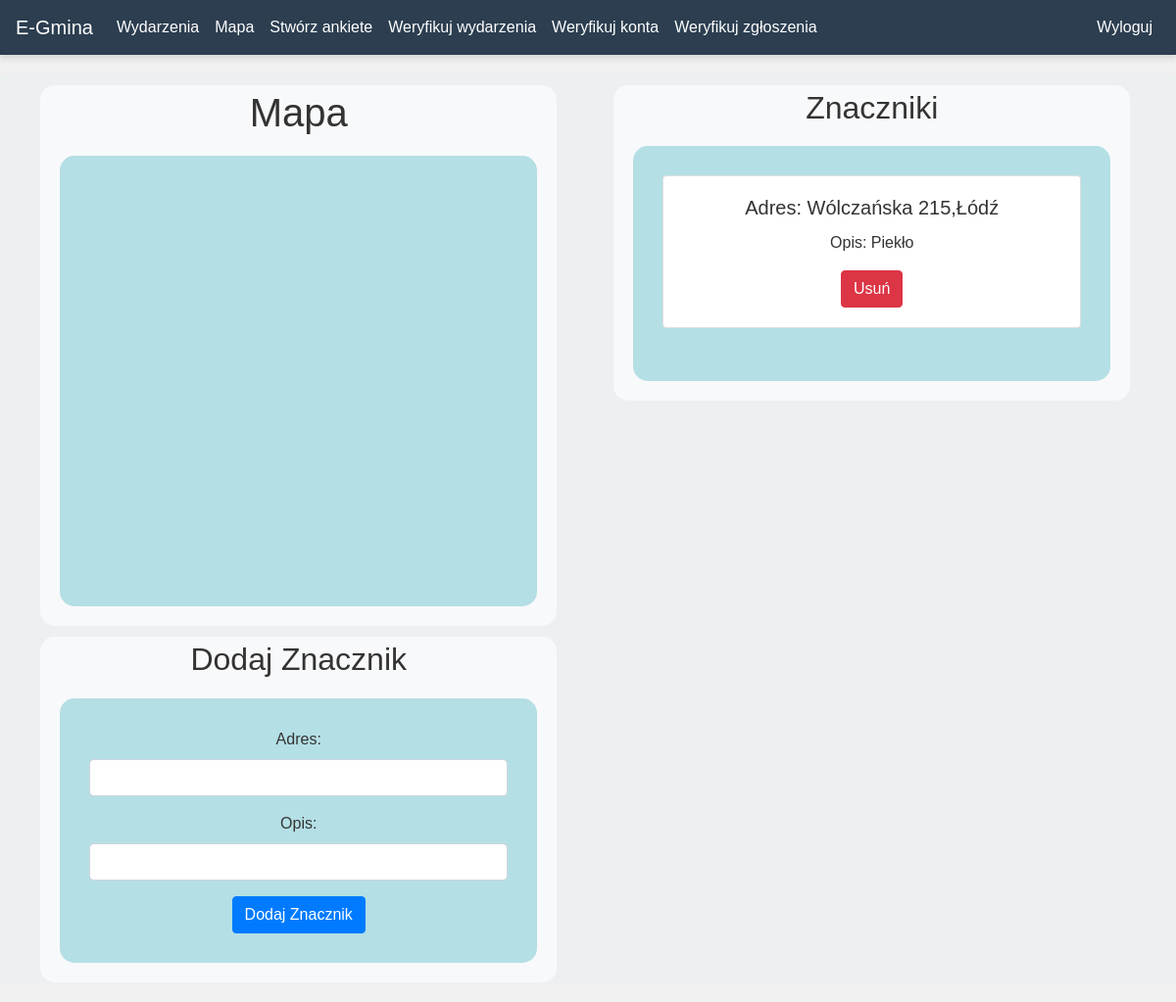
/maps (signed in), run on an earlier commit of the app's database.
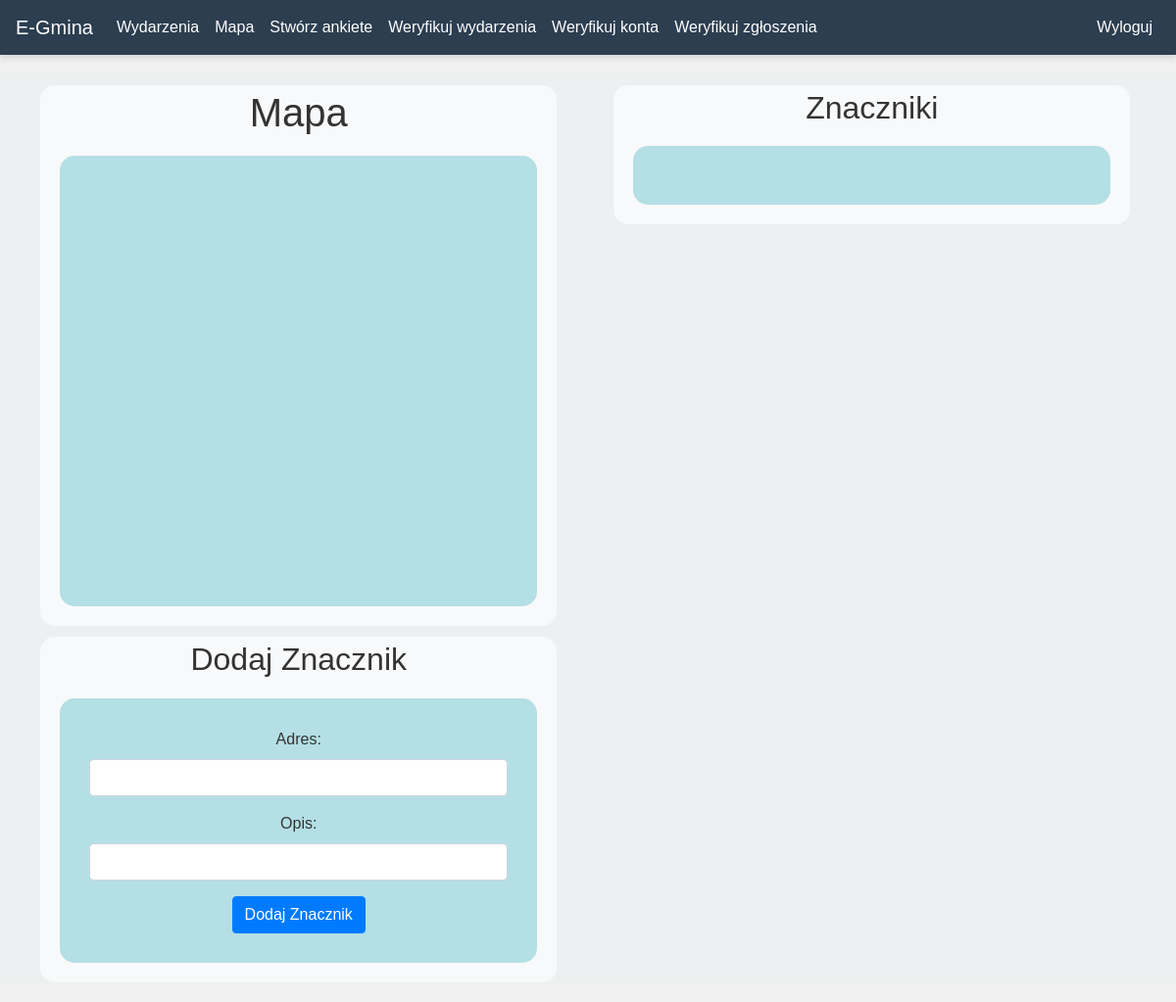
And on a later commit of the database.
### website/models.py (models this page shows)
class MapMarker(db.Model):
    id = db.Column(db.Integer, primary_key=True)
    lat = db.Column(db.Float)
    lng = db.Column(db.Float)
    address = db.Column(db.String(255))
    description = db.Column(db.Text)
    user_id = db.Column(db.Integer, db.ForeignKey('user.id'))

### website/views.py (the view, shortened to what this page needs)
@views.route('/maps', methods=['GET', 'POST'])
def maps():
    markers = MapMarker.query.all()  # Pobieramy wszystkie znaczniki z bazy danych
    return render_template("maps.html", user=current_user, markers=markers)

### website/__init__.py (called while the page is built)
def create_app():
    app = Flask(__name__, static_folder='templates/static')
    app.config['SECRET_KEY'] = 'hjshjhdjah kjshkjdhjs'
    app.config['SQLALCHEMY_DATABASE_URI'] = f'sqlite:///{DB_NAME}'
    db.init_app(app)
    from .views import views
    from .auth import auth
    app.register_blueprint(views, url_prefix='/')
    app.register_blueprint(auth, url_prefix='/')
    from .models import User, Event
    with app.app_context():
        db.create_all()
        create_admin(app)
    login_manager = LoginManager()
    login_manager.login_view = 'auth.login_user'
    login_manager.init_app(app)
    @login_manager.user_loader
    def load_user(id):
        return User.query.get(int(id))
    return app

### website/templates/maps.html (shortened to what this page needs)
{% extends "base.html" %}
{% block content %}
    <div class="container">
        <div class="row">
            <div class="col-md-6">
                <div class="container1">
                    <h1 align="center">Mapa</h1>
                    <div class="container_map">
                        <div id="map" style="height: 400px; width: 100%;"></div>
                    </div>
                </div>
                <div class="container2">
                    <h2>Dodaj Znacznik</h2>
                    <div class="container_map">
                        <form method="POST">
                            <div class="form-group">
                                <label for="address">Adres:</label>
                                <input type="text" class="form-control" id="address" name="address" required>
                            </div>
                            <div class="form-group">
                                <label for="description">Opis:</label>
                                <input type="text" class="form-control" id="description" name="description">
                            </div>
                            <button type="submit" class="btn btn-primary">Dodaj Znacznik</button>
                        </form>
                    </div>
                </div>
            </div>
            <div class="col-md-6">
                <div class="container3">
                    <h2>Znaczniki</h2>
                    <div class="container_map">
                        {% for marker in markers %}
                        <div class="card">
                            <div class="card-body">
                                <h5 class="card-title">Adres: {{ marker.address }}</h5>
                                <p class="card-text">Opis: {{ marker.description }}</p>
                                <form action="{{ url_for('views.delete_marker', marker_id=marker.id) }}" method="post">
                                    <button type="submit" class="btn btn-danger">Usuń</button>
                                </form>
                            </div>
                        </div>
                        <br>
                        {% endfor %}
                    </div>
                </div>
            </div>
        </div>
    </div>
{% endblock %}

What changed in the data, as far as the page shows it:
removed MapMarker: address "Wólczańska 215,Łódź", description "Piekło"
